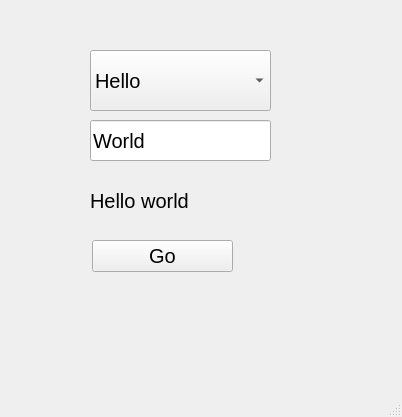
<?xml version="1.0" encoding="UTF-8"?>
<ui version="4.0">
 <class>MainWindow</class>
 <widget class="QMainWindow" name="MainWindow">
  <property name="geometry">
   <rect>
    <x>0</x>
    <y>0</y>
    <width>402</width>
    <height>417</height>
   </rect>
  </property>
  <property name="font">
   <font>
    <pointsize>15</pointsize>
   </font>
  </property>
  <property name="windowTitle">
   <string>MainWindow</string>
  </property>
  <widget class="QWidget" name="centralwidget">
   <widget class="QComboBox" name="greeting">
    <property name="geometry">
     <rect>
      <x>90</x>
      <y>50</y>
      <width>181</width>
      <height>61</height>
     </rect>
    </property>
    <item>
     <property name="text">
      <string>Hello</string>
     </property>
    </item>
    <item>
     <property name="text">
      <string>Goodbye</string>
     </property>
    </item>
    <item>
     <property name="text">
      <string>Hi</string>
     </property>
    </item>
   </widget>
   <widget class="QLineEdit" name="recipient">
    <property name="geometry">
     <rect>
      <x>90</x>
      <y>120</y>
      <width>181</width>
      <height>41</height>
     </rect>
    </property>
    <property name="font">
     <font>
      <pointsize>15</pointsize>
     </font>
    </property>
    <property name="text">
     <string>World</string>
    </property>
   </widget>
   <widget class="QPushButton" name="go_button">
    <property name="geometry">
     <rect>
      <x>92</x>
      <y>240</y>
      <width>141</width>
      <height>32</height>
     </rect>
    </property>
    <property name="text">
     <string>Go</string>
    </property>
   </widget>
   <widget class="QLabel" name="greet_rep">
    <property name="geometry">
     <rect>
      <x>90</x>
      <y>180</y>
      <width>121</width>
      <height>41</height>
     </rect>
    </property>
    <property name="text">
     <string>Hello world</string>
    </property>
   </widget>
  </widget>
  <widget class="QMenuBar" name="menubar">
   <property name="geometry">
    <rect>
     <x>0</x>
     <y>0</y>
     <width>402</width>
     <height>36</height>
    </rect>
   </property>
  </widget>
  <widget class="QStatusBar" name="statusbar"/>
 </widget>
 <resources/>
 <connections/>
</ui>
